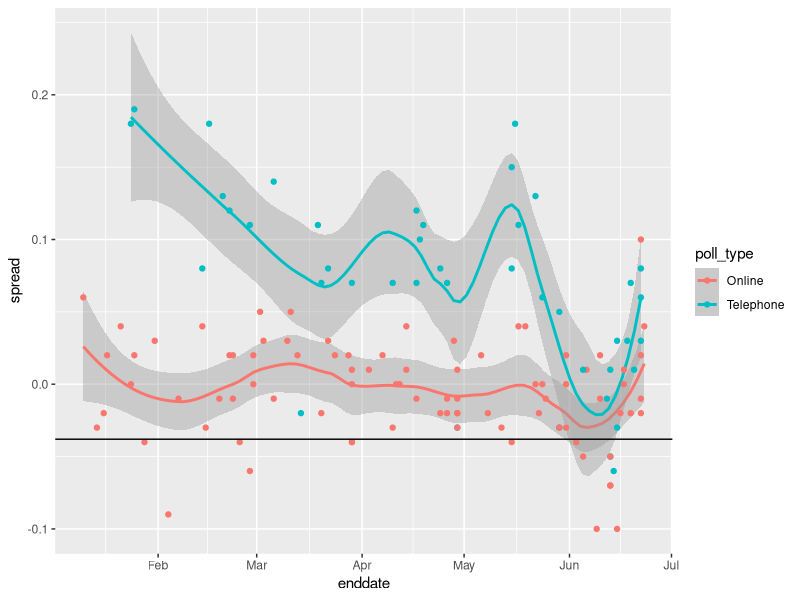
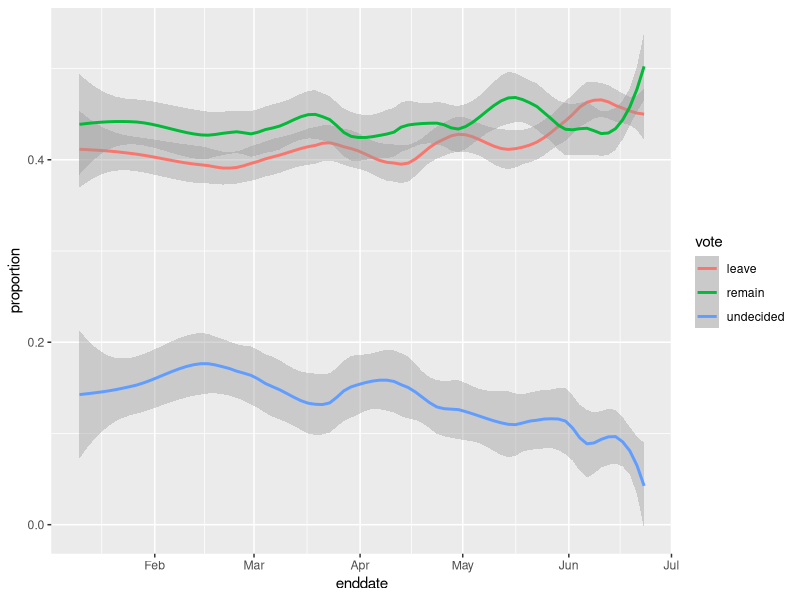

These charts were generated, in order, by the following R code:

library(tidyverse)
options(digits = 3)
# load brexit_polls object
library(dslabs)
data(brexit_polls)

p <- 0.481    # official proportion voting "Remain"
d <- 2*p-1    # official spread
N<-1500

#Monte carlo simulation for verifying avg, se of sum
sum_x<-replicate(10000, {
X<-sample(c(1,0),N,replace=TRUE,prob=c(p,(1-p)))
sum(X)
})
mean(sum_x)
sd(sum_x)


#Monte carlo simulation for verifying avg, se of mean
mean_x<-replicate(10000, {
  X<-sample(c(1,0),N,replace=TRUE,prob=c(p,(1-p)))
  mean(X)
})
mean(mean_x)
sd(mean_x)

X_bar<-N*p
se_bar<-sqrt(N*p*(1-p))
X_hat<-(N*p)/N
se_hat<-sqrt((p*(1-p))/N)
exp_d<-2*p-1
se_d<-2*(sqrt((p*(1-p))/N))

head(brexit_polls)

brexit_polls<-brexit_polls %>% mutate(x_hat=(spread+1)/2)

mean(brexit_polls$spread)
sd(brexit_polls$spread)
mean(brexit_polls$x_hat)
sd(brexit_polls$x_hat)

xhat1<-brexit_polls[1,'x_hat']
n1<-brexit_polls[1,'samplesize']
sehat1<-sqrt((xhat1*(1-xhat1))/n1)
conf1<-qnorm(0.975)*sehat1
lower1<-xhat1-conf1
upper1<-xhat1+conf1

between(0.5,lower1,upper1)
between(.52,lower1,upper1)
brexit_polls[1,]


june_polls<-brexit_polls %>% filter(enddate >= "2016-06-01")
june_polls<- june_polls %>% mutate(se_x_hat=sqrt((xhat1*(1-xhat1))/samplesize),se_hat=2*se_x_hat,
lower=spread-(qnorm(0.975)*se_hat),upper=spread+(qnorm(0.975)*se_hat),hit=(lower<=-0 & 0<=upper))
mean(june_polls$hit)


june_polls<-brexit_polls %>% filter(enddate >= "2016-06-01")
june_polls<- june_polls %>% mutate(se_x_hat=sqrt((xhat1*(1-xhat1))/samplesize),se_hat=2*se_x_hat,
lower=spread-(qnorm(0.975)*se_hat),upper=spread+(qnorm(0.975)*se_hat),hit=(lower>0 & 0<=upper))
mean(june_polls$hit)

june_polls<-brexit_polls %>% filter(enddate >= "2016-06-01")
june_polls<- june_polls %>% mutate(se_x_hat=sqrt((xhat1*(1-xhat1))/samplesize),se_hat=2*se_x_hat,
lower=spread-(qnorm(0.975)*se_hat),upper=spread+(qnorm(0.975)*se_hat),hit=(lower<=-0.038 & -0.038<=upper))
mean(june_polls$hit)

june_polls%>%group_by(pollster)%>%summarise(n=n(),hits=mean(hit))%>%arrange(desc(hits))

combined_by_type <- june_polls %>%
  group_by(poll_type) %>%
  summarize(N = sum(samplesize),
            spread = sum(spread*samplesize)/N,
            p_hat = (spread + 1)/2,
se_hat=2*sqrt((p_hat*(1-p_hat))/N),
lowerbound=spread-(qnorm(0.975)*se_hat),
upperbound=spread+(qnorm(0.975)*se_hat))

brexit_hit <- brexit_polls %>%
  mutate(p_hat = (spread + 1)/2,
         se_spread = 2*sqrt(p_hat*(1-p_hat)/samplesize),
         spread_lower = spread - qnorm(.975)*se_spread,
         spread_upper = spread + qnorm(.975)*se_spread,
         hit = spread_lower < -0.038 & spread_upper > -0.038) %>%
  select(poll_type, hit)

chi<-brexit_hit %>% group_by(poll_type,hit)%>%summarise(num=n())%>%spread(poll_type,num)
chi%>%select(-hit)%>% chisq.test()%>%.$p.value

odds_online<-(chi$Online[2]/sum(chi$Online))/(chi$Online[1]/sum(chi$Online))
odds_online
odds_tel<-(chi$Telephone[2]/sum(chi$Telephone))/(chi$Telephone[1]/sum(chi$Telephone))
odds_tel
odds_online/odds_tel

# End of calculation ***

brexitplot<-brexit_polls %>% ggplot(aes(enddate,spread,col=poll_type))
brexitplot+geom_smooth(method = "loess",span=0.4)+geom_point(aes(col=poll_type))+geom_hline(yintercept = -.038)

brexit_long <- brexit_polls %>%
  gather(vote, proportion, "remain":"undecided") %>%
  mutate(vote = factor(vote))

long_graph<-brexit_long %>% ggplot(aes(enddate,proportion,col=vote))+geom_smooth(method="loess",span=0.3)
long_graph

# Graph mode
